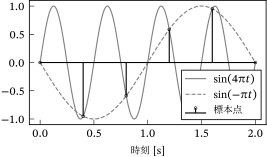

Reproduce this figure in Python.
from pathlib import PurePath

import matplotlib.pyplot as plt
import numpy as np

plt.style.use(["sigproc", "sigproc-wide"])

x = np.linspace(0, 2, num=300)
n = np.linspace(0, 2, num=6)
fig, ax = plt.subplots()
ax.plot(x, np.sin(4 * np.pi * x), color="gray", label=r"$\sin(4\krez t)$")
ax.plot(x, np.sin(-np.pi * x), color="gray", label=r"$\sin(-\krez t)$")
ax.stem(n, np.sin(-np.pi * n), label="標本点")
ax.set_xlabel("時刻[s]")
ax.legend(loc="lower right")
fig.savefig(str(PurePath(__file__).parent / (PurePath(__file__).stem + ".pdf")))
